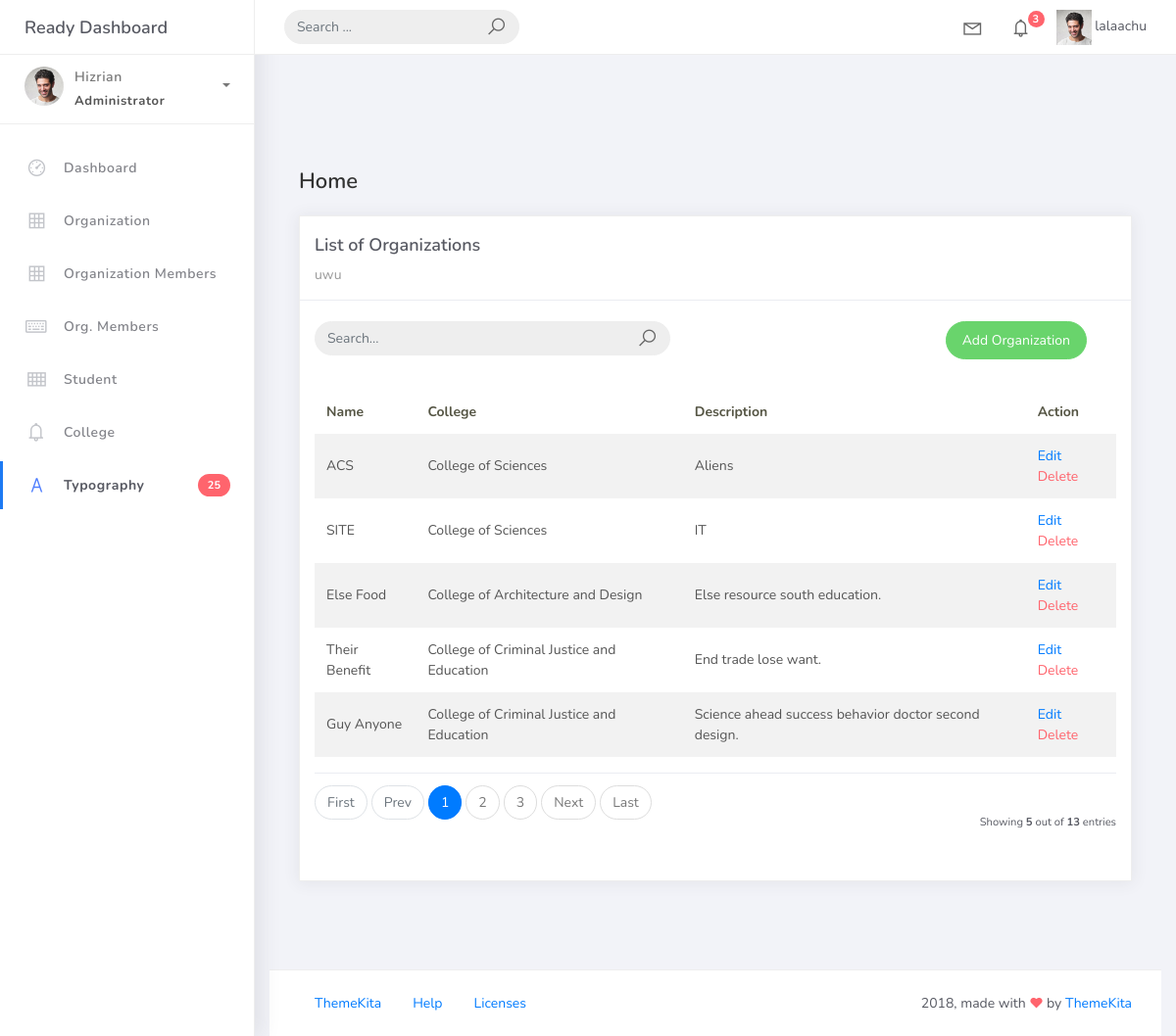
Before: /organization_list with the older database file.
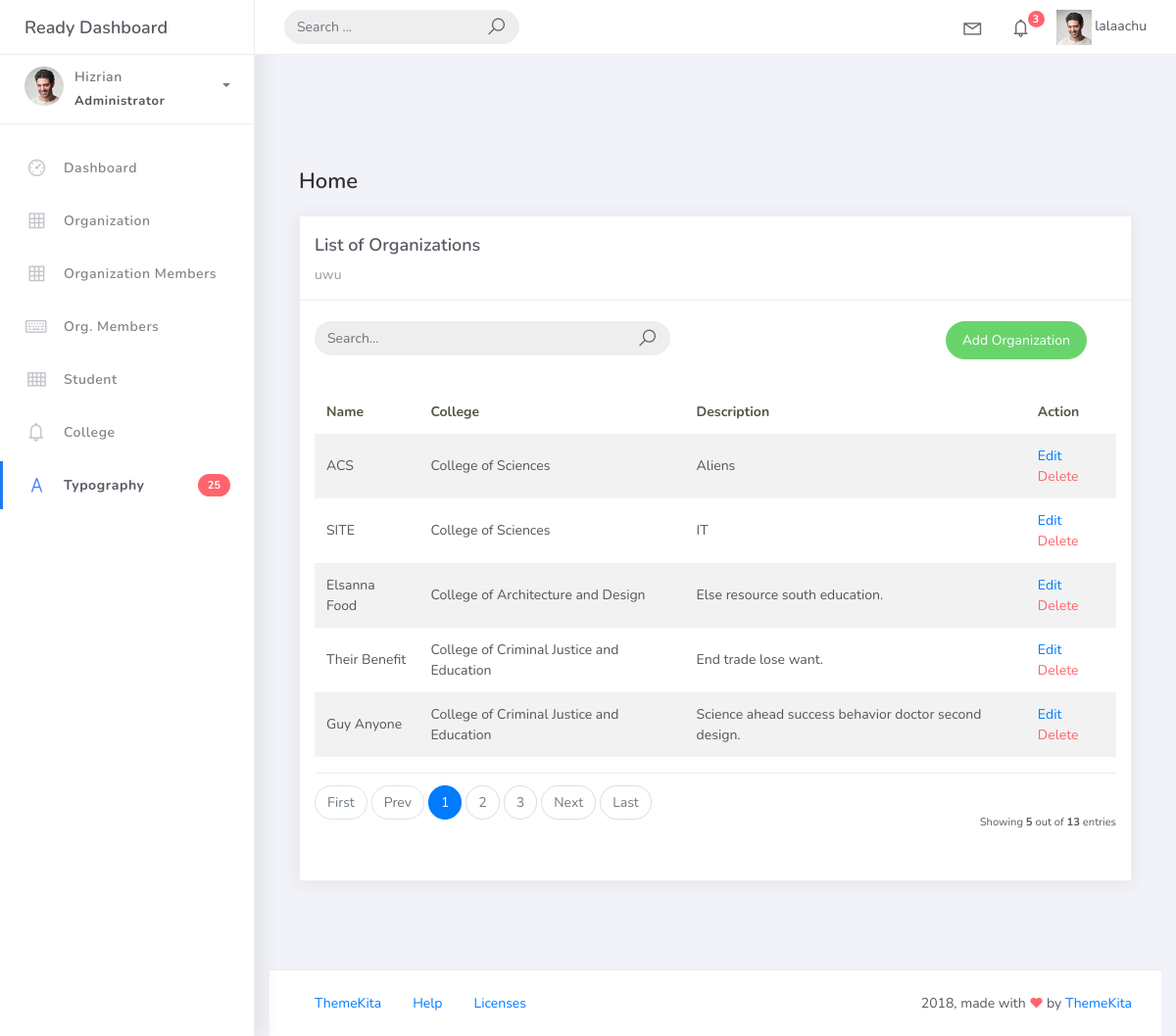
After: the same page with the newer database file.
### studentorg/models.py (models this page shows, shortened)
class BaseModel(models.Model):
    created_at = models.DateTimeField(auto_now_add=True, db_index=True)
    updated_at = models.DateTimeField(auto_now=True)
    class Meta:
     abstract = True

class Organization(BaseModel):
    name = models.CharField(max_length=250)
    college = models.ForeignKey(College, null=True, blank=True, on_delete=models.CASCADE)
    description = models.CharField(max_length=500)

class College(BaseModel):
       college_name = models.CharField(max_length=150)
       def __str__(self):
        return self.college_name

### studentorg/views.py (the view)
# urls.py: path("organization_list", OrganizationList.as_view(), name="organization-list"),
class OrganizationList(ListView):
    model = Organization
    context_object_name = "organization"
    template_name = "org_list.html"
    paginate_by = 5

### templates/org_list.html
{% extends "base.html" %} {% load static %} {% block content %}
<div class="content">
    <div class="container-fluid">
        <h4 class="page-title">Home</h4>
    <div class="row">
        <div class="col-md-12">
            <div class="card">
                <div class="card-header">
                    <div class="card-title">List of Organizations</div>
                    <div class="card-category">uwu</div>
                </div>
                <br />
                <div class="col-md-12 row">
                    <div class="col-md-6">
                        <form class="navbar-left navbar-form nav-search mr-md-3" action="">
                            <div class="input-group">
                                <input type="text" placeholder="Search..." class="form-control" />
                                <div class="input-group-append">
                                    <span class="input-group-text">
                                        <i class="la la-search search-icon"></i>
                                    </span>
                                </div>
                            </div>
                        </form>
                    </div>
                    <div class="col-md-6">
                        <div class="pull-right">
                            <a href="{% url 'organization-add' %}" class="btn btn-success btn-rounded">
                                Add Organization
                            </a>
                        </div>
                    </div>
                </div>
                <div class="card-body">
                    <table class="table table-striped mt-3">
                        <thead>
                            <tr>
                                <th scope="col">Name</th>
                                <th scope="col">College</th>
                                <th scope="col">Description</th>
                                <th scope="col">Action</th>
                            </tr>
                        </thead>
                        <tbody>
                            {% for object in object_list %}
                            <tr>
                                <td>{{ object.name }}</td>
                                <td>{{ object.college }}</td>
                                <td>{{ object.description }}</td>
                                <td><a href="organization_list/{{ object.id }}">Edit</a>
                                    <a href="organization_list/{{ object.id }}/delete" class="text-danger">Delete</a>
                                </td>
                            </tr>
                            {% empty %}
                            <tr>
                                <td colspan="4" style="text-align: center;">
                                    <p class="text-sm font-weight-bold mb-0">No Records</p>
                                </td>
                            </tr>
                            {% endfor %}
                        </tbody>
                    </table>
                    {% include "includes/pagination.html" %}
                </div>
            </div>
        </div>
    </div>
</div>
</div>
{% endblock %}

Changed rows visible on the page:
changed Organization "Else resource south education.": name "Else Food" → "Elsanna Food"
